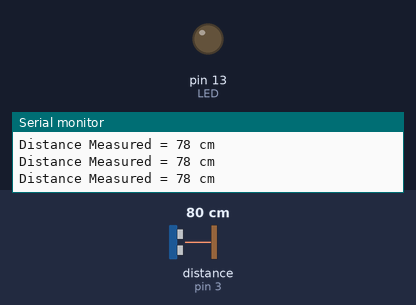
A sketch run on a simulated Arduino Uno, built with avr-gcc and run on an emulated ATmega328P. On the bench: output pins drawn as LEDs (lit = HIGH), the last lines printed to the serial monitor. Wiring (inferred from the names in the program): ultrasonic range finder: trigger pin 5; echo pin 3. Dashed ring = blinking. The test bench sets the inputs (shaded band); at power-on: distance to the obstacle (sensor on pin 3) 80 cm. The echo pulse lasts 58.3 µs per cm; pins used as bus, display or sensor lines are not drawn.

Above: at 1.3 s.
1.4 s: distance to the obstacle (sensor on pin 3) set to 25 cm
2.9 s: distance to the obstacle (sensor on pin 3) set to 20 cm
At 3.12 s:
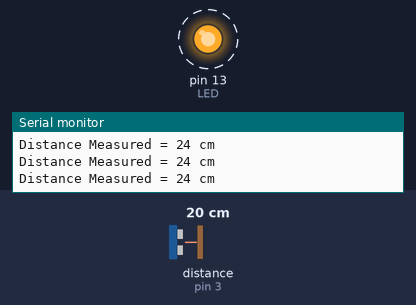
5.9 s: distance to the obstacle (sensor on pin 3) set to 12 cm
8.9 s: distance to the obstacle (sensor on pin 3) set to 9 cm
At 10.0 s:
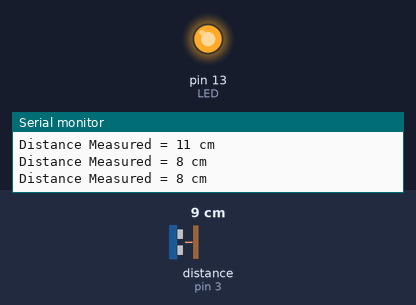
10.8 s: distance to the obstacle (sensor on pin 3) set to 18 cm
At 11.5 s:
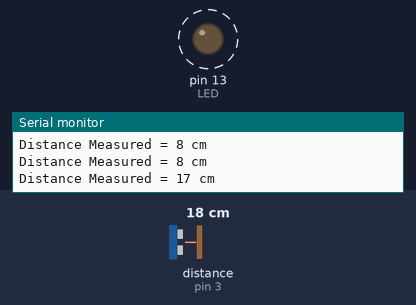
Timing chart, 0 to 14.8 s (numbered marks = the images above; inputs shaded):
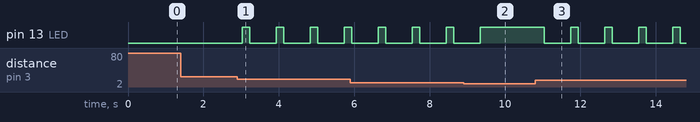

Measured:
- the behaviour switches between 22 and 21 cm on distance to the obstacle (sensor on pin 3) (found by bisection; images 0 and 1)
- the behaviour switches between 11 and 10 cm on distance to the obstacle (sensor on pin 3) (found by bisection; images 1 and 2)
- after the input at 2.9 s, pin 13 (LED): alternates HIGH for 0.20 s and LOW for 0.70 s, starting after 0.13 s
- after the input at 8.9 s, pin 13 (LED): goes on until 9.3 s, then stays HIGH
- after the input at 10.8 s, pin 13 (LED): alternates HIGH for 0.20 s and LOW for 0.70 s, starting after 0.24 s

The sketch:

camBienSieuAm.ino
```cpp
const int trigPin = 5;
const int echoPin = 3;
const int LED = 13;

long duration;
int distance;

void setup() {
  // Cấu hình chân trigPin là OUTPUT, echoPin là INPUT
  pinMode(trigPin, OUTPUT);
  pinMode(echoPin, INPUT);

  // Khởi tạo Serial Monitor với baudrate 9600
  Serial.begin(9600);
  pinMode(LED, OUTPUT);
}

void loop() {
  // Phát xung để kích hoạt cảm biến
  digitalWrite(trigPin, LOW);
  delayMicroseconds(2);
  digitalWrite(trigPin, HIGH);
  delayMicroseconds(10);

  // Giữ trigPin ở mức HIGH trong 10 µs (10 micro giây).
  // Theo datasheet của HC-SR04, để cảm biến hoạt động đúng, cần phát xung cao (HIGH) ít nhất 10 µs.
  // Giải thích về xung siêu âm
  // Khi trigPin được giữ mức HIGH trong 10 µs, cảm biến sẽ phát 8 xung siêu âm liên tiếp với tần số 40 kHz.
  // Những xung này sẽ đi ra ngoài và gặp vật cản, sau đó phản hồi về cảm biến.

  digitalWrite(trigPin, LOW);

  // Đo thời gian phản hồi của xung
  duration = pulseIn(echoPin, HIGH);

  // Tính khoảng cách theo công thức: distance = (duration * tốc độ âm thanh) / 2
  distance = duration * 0.034 / 2;
  if (distance < 10) {
    digitalWrite(LED, HIGH);
  } else if (distance >= 10 && distance <= 20) {
    digitalWrite(LED, HIGH);
    delay(200);
    digitalWrite(LED, LOW);
    delay(200);
  } else {
    digitalWrite(LED, LOW);
  }

  // In kết quả ra Serial Monitor
  Serial.print("Distance Measured = ");
  Serial.print(distance);
  Serial.println(" cm");

  delay(500);  // Chờ 500ms trước khi đo tiếp
}
```
